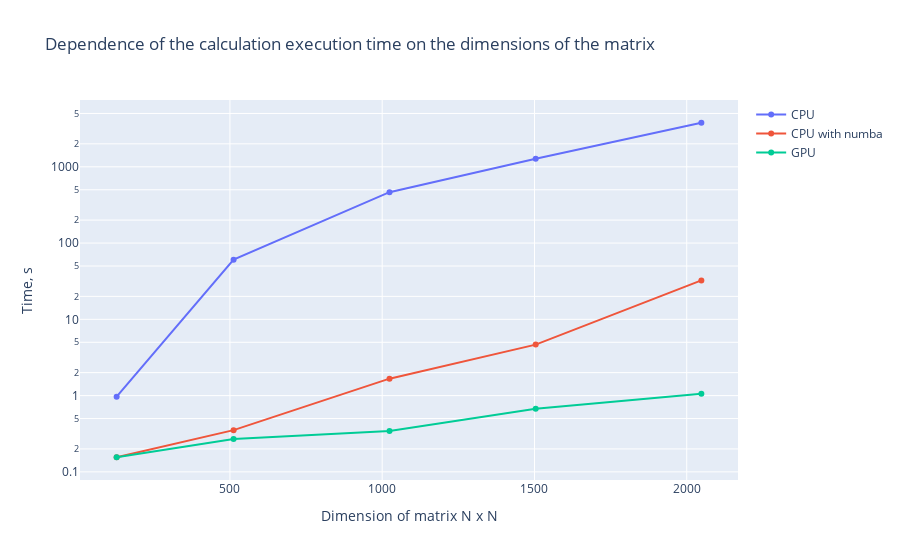

The code cell stored with this chart in its notebook:
### Code cell
fig = go.Figure()

fig.add_trace(go.Scatter(x=dims, y=cpu_time, name="CPU"))
fig.add_trace(go.Scatter(x=dims, y=numba_cpu_time, name="CPU with numba"))
fig.add_trace(go.Scatter(x=dims, y=gpu_time, name="GPU"))

fig.update_layout(title="Dependence of the calculation execution time on the dimensions of the matrix ")

fig.update_yaxes(type='log', title="Time, s")
fig.update_xaxes(title="Dimension of matrix N x N")

fig.show()

### Figure 1 — Plotly figure (JSON) as saved in the notebook; plotly's stock layout.template omitted (floating-point values rounded to 4 significant figures)
{"data": [{"name": "CPU", "type": "scatter", "x": [128, 512, 1024, 1504, 2048], "y": [0.9692, 60.59, 464.5, 1277.0, 3779.0]}, {"name": "CPU with numba", "type": "scatter", "x": [128, 512, 1024, 1504, 2048], "y": [0.1555, 0.3526, 1.667, 4.663, 32.37]}, {"name": "GPU", "type": "scatter", "x": [128, 512, 1024, 1504, 2048], "y": [0.156, 0.2692, 0.3423, 0.6739, 1.055]}], "layout": {"title": {"text": "Dependence of the calculation execution time on the dimensions of the matrix "}, "xaxis": {"title": {"text": "Dimension of matrix N x N"}}, "yaxis": {"title": {"text": "Time, s"}, "type": "log"}}}
